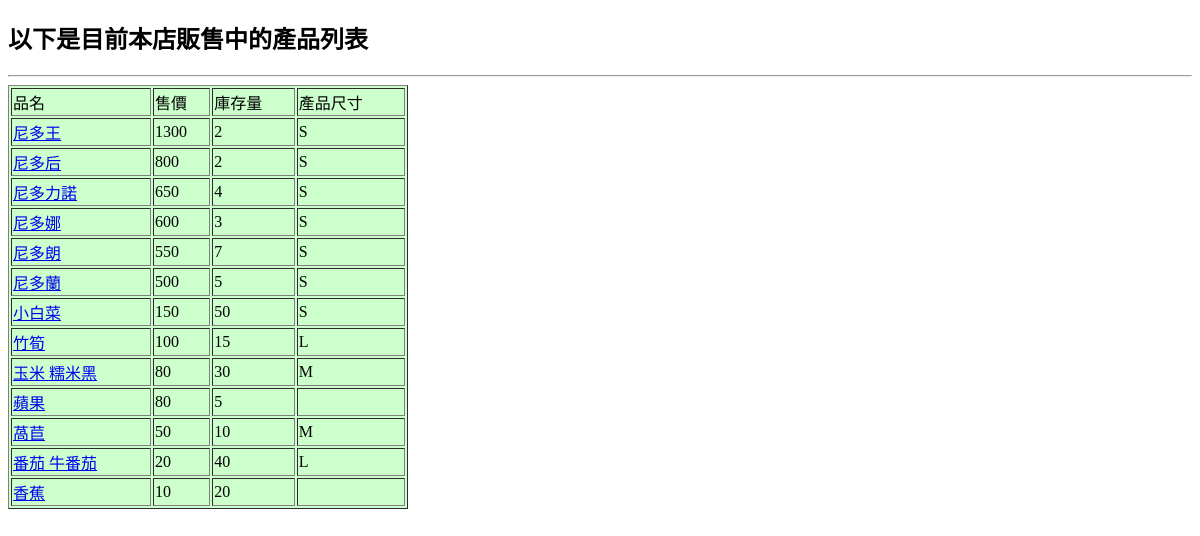
The page /list/ on the database as committed earlier.
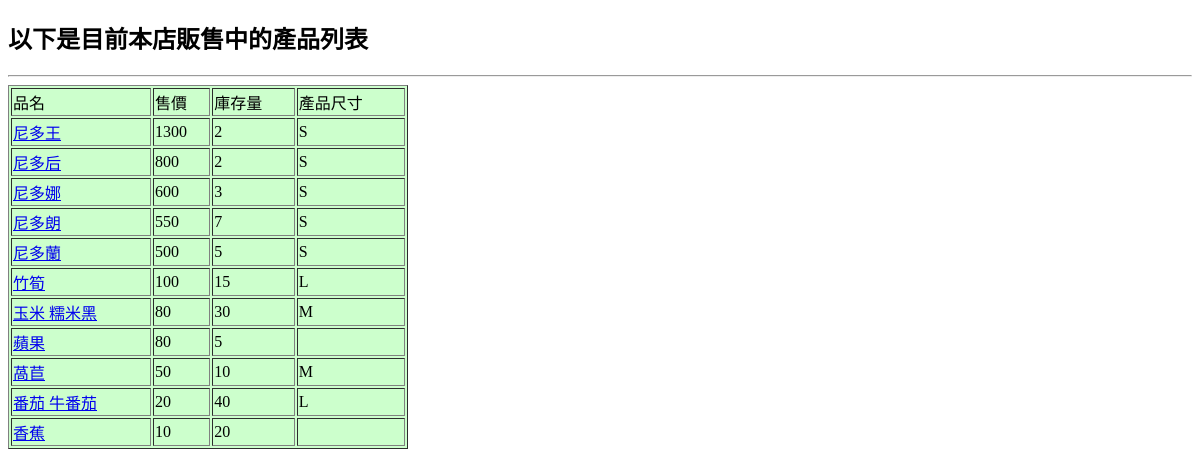
The same page on the database as committed later.
### mysite/models.py (models this page shows, shortened)
class Product(models.Model):
    SIZES = (
        ('S', 'Small'),
        ('M', 'Medium'),
        ('L', 'Large'),
    )
    sku = models.CharField(max_length=5, unique=True)
    name = models.CharField(max_length=20)
    price = models.PositiveIntegerField()
    size = models.CharField(max_length=1, choices=SIZES)
    qty = models.PositiveIntegerField(default=0)

### mysite/views.py (the view)
# urls.py: path('list/', listing2),
def listing2(request):
    products = Product.objects.filter(qty__gt=0).order_by('-price')
    return render(request, 'list.html', locals())

### templates/list.html (shortened to what this page needs)
<!DOCTYPE html>
<html>
<head>
</head>
<body>
    <h2>以下是目前本店販售中的產品列表</h2>
    <hr>
    <table width=400 border=1 bgcolor='#ccffcc'>
        <tr>
            <td>品名</td>
            <td>售價</td>
            <td>庫存量</td>
            <td>產品尺寸</td>
        </tr>
        {% for p in products %}
        <tr>
            <td> <a href='/list/{{p.sku}}'>{{p.name}}</a></td>
            <td>{{p.price}}</td>
            <td>{{p.qty}}</td>
            <td>{{p.size}}</td>
        </tr>
        {% endfor %}
    </table>
</body>
</html>

Rows that differ between the two databases and show on the page:
no longer on this page (row edited): Product: name "尼多力諾", price "650", qty "4", size "S"
no longer on this page (row edited): Product: name "小白菜", price "150", qty "50", size "S"
